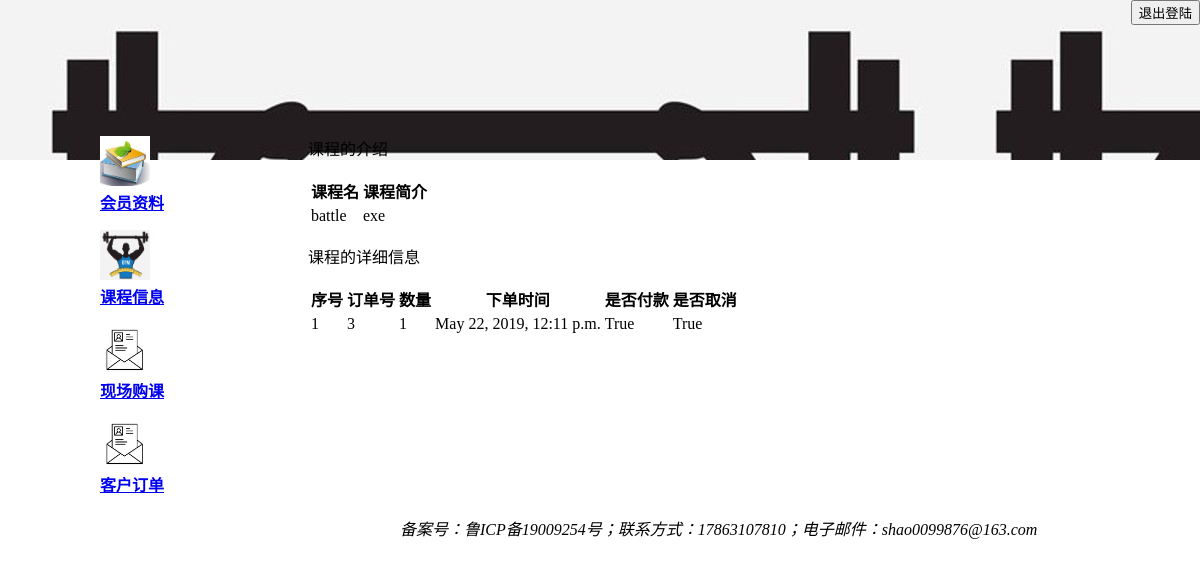
Screenshot of /course/view/battle/ (signed in) with the database file from the repository.
### Database/models.py (models this page shows, shortened)
class Course(models.Model):  # 课程信息
    coursename = models.CharField(primary_key=True, max_length=20)  # 课程名
    courseintroduction = models.CharField(max_length=100, default="")  # 课程介绍
    courseprice = models.IntegerField(default=0)  # 课程价格
    course_flag = models.BooleanField(default=True)  # 标记课程是否在使用

class BuyRecord(models.Model):
    number = models.IntegerField(primary_key=True)
    username = models.CharField(max_length=50)
    coursename = models.CharField(max_length=50)
    amount = models.IntegerField(default=0)      #表示课程的数量
    time = models.DateTimeField(auto_now=True)
    price = models.IntegerField(default=0)         #表示订单的总金额
    pay_flag = models.BooleanField(default=False)  # 标记是否付钱的订单
    valid = models.BooleanField(default=True)  # 标记是否为取消的订单

### Course/views.py (the view)
# urls.py: path('<coursename>/',viewCourseDetails),
def viewCourseDetails(request, coursename):  # 显示课程的详细信息
    sessionManager = SessionManager(request)
    if sessionManager.isAdministrator(): #如果是管理员登陆
        courses = Course.objects.get(coursename=coursename)  # 查询当前课程信息,为了后面显示详细信息
        detailcourse = BuyRecord.objects.filter(coursename=coursename)  # 查询这个课程的所有订单（包括付钱和没付钱的）
        Authority = 'Admin'
    else: #如果是客户登陆
        username = sessionManager.getUsername()  # 获取当前登录的用户名字
        courses = Course.objects.get(coursename=coursename)  # 查询当前课程信息,为了后面显示详细信息
        detailcourse = BuyRecord.objects.filter(username=username,coursename=coursename)  # 查询这个用户关于这门课的订单状态（付钱和没付钱的）
        Authority = 'Customer'
    return render(request, 'detailmessageUI.html', {'Authority': Authority, 'courses':courses,'order1': detailcourse})

### Database/models.py (called while the page is built)
    def isAdministrator(self):
        if self.authoritySignal:
            return True
        else:
            return False

### Tools/SessionManager.py (called while the page is built)
    def isAdministrator(self):
        username=self.session.get("Username",default=None)
        if username is not None:
            user=Customer.objects.get(username=username)
            return user.isAdministrator()
        return False

### Course/templates/detailmessageUI.html (shortened to what this page needs)
{% extends 'logedbase.html' %}
{% block content2 %}
    <p>课程的介绍</p>
    <table>
        <tr>
            <th>课程名</th>
            <th>课程简介</th>
        </tr>
        <tr>
            <td>{{courses.coursename}}</td>
            <td>{{courses.courseintroduction}}</td>
        </tr>
    </table>
    {% if order1 %}
    <p>课程的详细信息</p>
        <table>
           <tr>
                <th>序号</th>
                <th>订单号</th>
                <th>数量</th>
                <th>下单时间</th>
                <th>是否付款</th>
                <th>是否取消</th>
            </tr>
         {% for i in order1 %}
            <tr>
                <td>{{ forloop.counter }}</td>
                <td>{{ i.number }}</td>
                <td>{{ i.amount }}</td>
                <td>{{ i.time }}</td>
                <td>{{ i.pay_flag }}</td>
                <td>{{i.valid}}</td>
            </tr>
        {% endfor %}
        </table>
    {% endif%}
    {% endblock %}

### rows the page displays
Course: coursename "battle", courseintroduction "exe"
BuyRecord: number "3", amount "1", time "May 22, 2019, 12:11 p.m.", pay_flag "True", valid "True"
